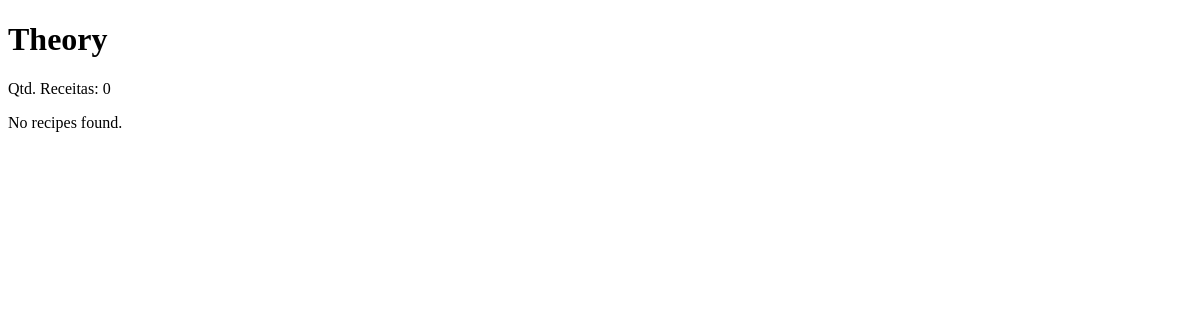
Before: /recipes/theory/ with the older database file.
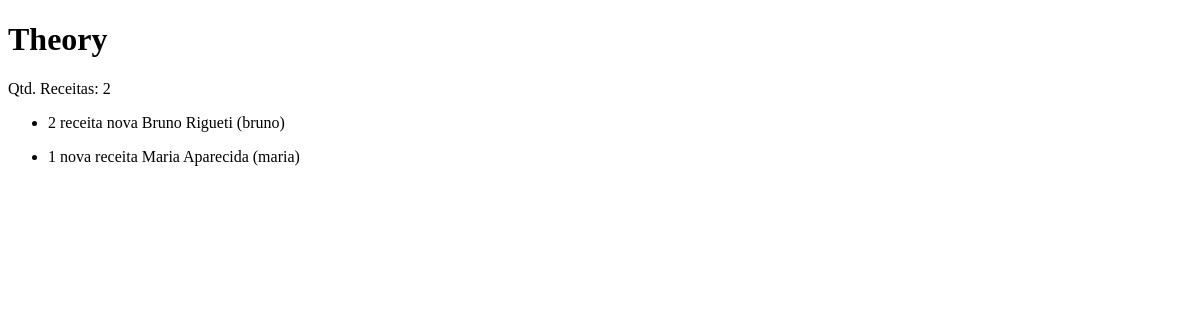
After: the same page with the newer database file.
### recipes/models.py (models this page shows, shortened)
class Recipe(models.Model): # cria uma classe para receber as receitas
    objects = RecipeManager() # substitui o gerenciador padrão do Django pelo gerenciador personalizado RecipeManager
    title = models.CharField(max_length=65) # cria o atributo title que receberá o título da receita
    description = models.CharField(max_length=165) # atributo que receberá a descrição da receita
    slug = models.SlugField() # atributo especial para URLs, tem um tipo de dado específico
    preparation_time = models.IntegerField() # atributo que receberá o tempo de preparo da receita
    preparation_time_unnit = models.CharField(max_length=65) # atributo que receberá a unidade de tempo do preparo da receita
    servings = models.IntegerField() # atributo que receberá o número de porções da receita
    servings_unit = models.CharField(max_length=65) # atributo que receberá a unidade de medida das porções da receita
    preparation_steps = models.TextField() # atributo que receberá o modo de preparo da receita
    preparation_steps_is_html = models.BooleanField(default=False) # atributo que indicará se o modo de preparo está em HTML ou não
    created_at = models.DateTimeField(auto_now_add=True) # atributo que receberá a data de criação da receita
    updated_at = models.DateTimeField(auto_now=True) # atributo que receberá a data de atualização da receita
    is_published = models.BooleanField(default=False) # atributo que indicará se a receita está publicada ou não
    cover = models.ImageField(upload_to='recipes/covers/%Y/%m/%d/') # atributo que receberá a imagem de capa da receita
    category = models.ForeignKey(Category, on_delete=models.SET_NULL, null=True,blank=True,default=None) # atributo que cria um relacionamento com a classe Category
    author = models.ForeignKey(User, on_delete=models.SET_NULL, null=True) # atributo que cria um relacionamento com a classe User do Django
    tags = GenericRelation(Tag, related_query_name='recipes') # esse atributo identifica a relação genérica

### recipes/views.py (the view)
def theory(request,*args,**kwargs):
    recipes = Recipe.objects.get_published() # executa todas as consultas do gerenciador personalizado RecipeManager
    number_of_recipes = recipes.aggregate(Count('id'))
    context = {
        'recipes':recipes,
        'number_of_recipes':number_of_recipes['id__count'],
        } # contexto da view, 'recipes':recipes recebe os dados do queryset
    return render(
        request,
        'recipes/pages/theory.html',
        context=context
    )

### recipes/models.py (called while the page is built)
    def get_published(self):
        return self.filter(
            is_published=True
        ).annotate(
        author_full_name = Concat(
            F('author__first_name'), Value(" "),
            F('author__last_name'), Value(" "),
            Value("("), F('author__username'), Value(")"))
        ).order_by('-id')

### recipes/templates/recipes/pages/theory.html (shortened to what this page needs)
<!DOCTYPE html>
<html lang="pt-br">
<head>
</head>
<body>
    <h1>Theory</h1>
    <p>Qtd. Receitas: {{number_of_recipes}}</p>
    {% for recipe in recipes %}
        <ul>
            <li>{{recipe.id}} {{recipe.title}} {{recipe.author_full_name}}</li>
        </ul>
    {% empty %}
        <p>No recipes found.</p>
    {% endfor %}
</body>
</html>

Changed rows visible on the page:
added Recipe: id "2", title "receita nova", author_full_name "Bruno Rigueti (bruno)"
now on this page (row edited): Recipe: id "1", title "nova receita", author_full_name "Maria Aparecida (maria)"
Other visible differences:
{{ number_of_recipes }}: "0" → "2"
text no longer shown: "No recipes found."
